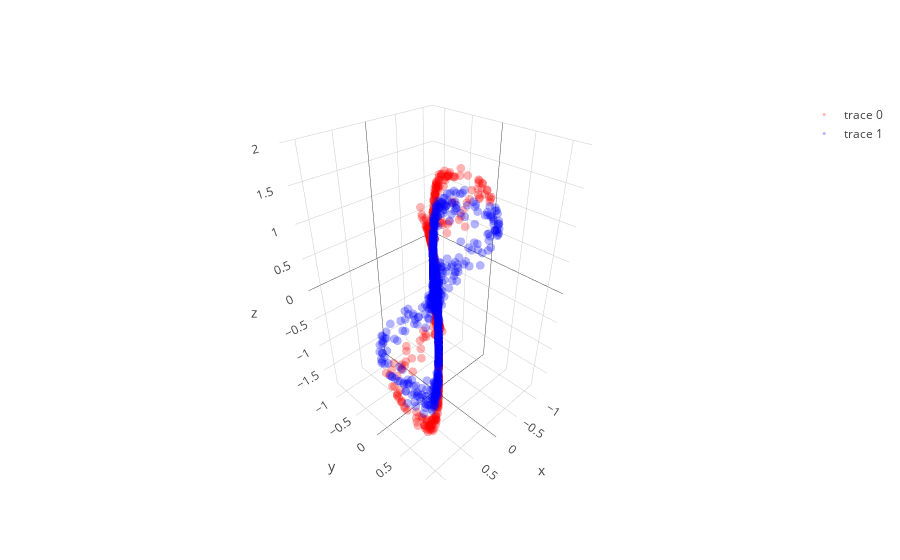

The cell this chart's notebook holds for it:
### Code cell
learning_rate = 0.0008; beta1=0.999; beta2=0.999; adam_e = 1e-8 

l1 = PCA_layer(2,8)
l1b= batch_norm()
l2 = PCA_layer(8,3)
l2b= batch_norm()
l3 = PCA_layer(3,2)

mini_batch_size    = 20
training_iteration = 300

copyX = np.copy(X)
for iter in range(training_iteration):

    copyX = shuffle(copyX)
    for current_batch_index in range(0,len(X),mini_batch_size):
        current_batch = copyX[current_batch_index:current_batch_index+mini_batch_size]
        layer1,layer1_var = l1.feed_non(current_batch,0)
        layer1bn = l1b.feed(layer1)
        layer2,layer2_var = l2.feed_non(layer1bn,0)
        layer2bn = l2b.feed(layer2)
        layer3,layer3_var = l3.feed_linear(layer2bn)

        sys.stdout.write("Iter: " + str(iter) + " " + str(layer1_var.mean() + layer2_var.mean() + layer3_var.mean()) + '\r')
        sys.stdout.flush()
        
        grad3 = l3.back_linear()
        grad2bn = l2b.back(grad3)
        grad2 = l2.back_non(grad2bn,cancel=0,sign_value=-1)
        grad1bn = l1b.back(grad2)
        grad1 = l1.back_non(grad1bn,cancel=0,sign_value=1)
   
layer1,layer1_var = l1.feed_non(X,0)
layer1bn = l1b.feed(layer1)
layer2,layer2_var = l2.feed_non(layer1bn,0)
layer2bn = l2b.feed(layer2)
layer3,layer3_var = l3.feed_linear(layer2bn)

trace1 = go.Scatter3d(
    x=layer2bn[y==0,0],
    y=layer2bn[y==0,1],
    z=layer2bn[y==0,2],
    mode='markers',
    line=dict(color='red',width=0.5),
    marker=dict(size=3,opacity=0.3)
)
trace2 = go.Scatter3d(
    x=layer2bn[y==1,0],
    y=layer2bn[y==1,1],
    z=layer2bn[y==1,2],
    mode='markers',
    line=dict(color='blue',width=0.5),
    marker=dict(size=3,opacity=0.3)
)
data = [trace1,trace2]
fig  = go.Figure(data=data)
iplot(fig)

plt.figure(figsize=(8,6))
plt.scatter(layer3[y==0, 0], layer3[y==0, 1], color='red', alpha=0.5)
plt.scatter(layer3[y==1, 0], layer3[y==1, 1], color='blue', alpha=0.5)
plt.show()

### Figure 1 — Plotly figure (JSON) as saved in the notebook; plotly's stock layout.template omitted (floating-point values rounded to 4 significant figures; data arrays with more than 128 entries replaced by an {"elided": "..."} marker saying what was removed)
{"data": [{"line": {"color": "red", "width": 0.5}, "marker": {"opacity": 0.3, "size": 3}, "mode": "markers", "type": "scatter3d", "uid": "676d80a6-3686-4dda-9557-a6b4c4e0949d", "x": {"elided": "750 float values"}, "y": {"elided": "750 float values"}, "z": {"elided": "750 float values"}}, {"line": {"color": "blue", "width": 0.5}, "marker": {"opacity": 0.3, "size": 3}, "mode": "markers", "type": "scatter3d", "uid": "d166be84-ca3d-4338-95db-3c774942aa27", "x": {"elided": "750 float values"}, "y": {"elided": "750 float values"}, "z": {"elided": "750 float values"}}], "layout": {}}
